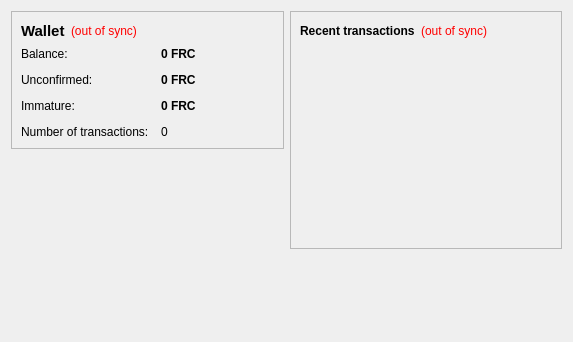
<?xml version="1.0" encoding="UTF-8"?>
<ui version="4.0">
 <class>OverviewPage</class>
 <widget class="QWidget" name="OverviewPage">
  <property name="geometry">
   <rect>
    <x>0</x>
    <y>0</y>
    <width>573</width>
    <height>342</height>
   </rect>
  </property>
  <property name="windowTitle">
   <string>Form</string>
  </property>
  <layout class="QHBoxLayout" name="horizontalLayout" stretch="1,1">
   <item>
    <layout class="QVBoxLayout" name="verticalLayout_2">
     <item>
      <widget class="QFrame" name="frame">
       <property name="frameShape">
        <enum>QFrame::StyledPanel</enum>
       </property>
       <property name="frameShadow">
        <enum>QFrame::Raised</enum>
       </property>
       <layout class="QVBoxLayout" name="verticalLayout_4">
        <item>
         <layout class="QHBoxLayout" name="horizontalLayout_4">
          <item>
           <widget class="QLabel" name="label_5">
            <property name="font">
             <font>
              <pointsize>11</pointsize>
              <weight>75</weight>
              <bold>true</bold>
             </font>
            </property>
            <property name="text">
             <string>Wallet</string>
            </property>
           </widget>
          </item>
          <item>
           <widget class="QLabel" name="labelWalletStatus">
            <property name="toolTip">
             <string>The displayed information may be out of date. Your wallet automatically synchronizes with the Invisibles network after a connection is established, but this process has not completed yet.</string>
            </property>
            <property name="styleSheet">
             <string notr="true">QLabel { color: red; }</string>
            </property>
            <property name="text">
             <string notr="true">(out of sync)</string>
            </property>
            <property name="alignment">
             <set>Qt::AlignLeading|Qt::AlignLeft|Qt::AlignVCenter</set>
            </property>
           </widget>
          </item>
          <item>
           <spacer name="horizontalSpacer_2">
            <property name="orientation">
             <enum>Qt::Horizontal</enum>
            </property>
            <property name="sizeHint" stdset="0">
             <size>
              <width>40</width>
              <height>20</height>
             </size>
            </property>
           </spacer>
          </item>
         </layout>
        </item>
        <item>
         <layout class="QFormLayout" name="formLayout_2">
          <property name="fieldGrowthPolicy">
           <enum>QFormLayout::AllNonFixedFieldsGrow</enum>
          </property>
          <property name="horizontalSpacing">
           <number>12</number>
          </property>
          <property name="verticalSpacing">
           <number>12</number>
          </property>
          <item row="0" column="0">
           <widget class="QLabel" name="label">
            <property name="text">
             <string>Balance:</string>
            </property>
           </widget>
          </item>
          <item row="0" column="1">
           <widget class="QLabel" name="labelBalance">
            <property name="font">
             <font>
              <weight>75</weight>
              <bold>true</bold>
             </font>
            </property>
            <property name="cursor">
             <cursorShape>IBeamCursor</cursorShape>
            </property>
            <property name="toolTip">
             <string>Your current balance</string>
            </property>
            <property name="text">
             <string notr="true">0 FRC</string>
            </property>
            <property name="textInteractionFlags">
             <set>Qt::LinksAccessibleByMouse|Qt::TextSelectableByKeyboard|Qt::TextSelectableByMouse</set>
            </property>
           </widget>
          </item>
          <item row="1" column="0">
           <widget class="QLabel" name="label_3">
            <property name="text">
             <string>Unconfirmed:</string>
            </property>
           </widget>
          </item>
          <item row="1" column="1">
           <widget class="QLabel" name="labelUnconfirmed">
            <property name="font">
             <font>
              <weight>75</weight>
              <bold>true</bold>
             </font>
            </property>
            <property name="cursor">
             <cursorShape>IBeamCursor</cursorShape>
            </property>
            <property name="toolTip">
             <string>Total of transactions that have yet to be confirmed, and do not yet count toward the current balance</string>
            </property>
            <property name="text">
             <string notr="true">0 FRC</string>
            </property>
            <property name="textInteractionFlags">
             <set>Qt::LinksAccessibleByMouse|Qt::TextSelectableByKeyboard|Qt::TextSelectableByMouse</set>
            </property>
           </widget>
          </item>
          <item row="3" column="0">
           <widget class="QLabel" name="label_2">
            <property name="text">
             <string>Number of transactions:</string>
            </property>
           </widget>
          </item>
          <item row="3" column="1">
           <widget class="QLabel" name="labelNumTransactions">
            <property name="toolTip">
             <string>Total number of transactions in wallet</string>
            </property>
            <property name="text">
             <string notr="true">0</string>
            </property>
           </widget>
          </item>
          <item row="2" column="0">
           <widget class="QLabel" name="labelImmatureText">
            <property name="text">
             <string>Immature:</string>
            </property>
           </widget>
          </item>
          <item row="2" column="1">
           <widget class="QLabel" name="labelImmature">
            <property name="font">
             <font>
              <weight>75</weight>
              <bold>true</bold>
             </font>
            </property>
            <property name="toolTip">
             <string>Mined balance that has not yet matured</string>
            </property>
            <property name="text">
             <string notr="true">0 FRC</string>
            </property>
            <property name="textInteractionFlags">
             <set>Qt::LinksAccessibleByMouse|Qt::TextSelectableByKeyboard|Qt::TextSelectableByMouse</set>
            </property>
           </widget>
          </item>
         </layout>
        </item>
       </layout>
      </widget>
     </item>
     <item>
      <spacer name="verticalSpacer">
       <property name="orientation">
        <enum>Qt::Vertical</enum>
       </property>
       <property name="sizeHint" stdset="0">
        <size>
         <width>20</width>
         <height>40</height>
        </size>
       </property>
      </spacer>
     </item>
    </layout>
   </item>
   <item>
    <layout class="QVBoxLayout" name="verticalLayout_3">
     <item>
      <widget class="QFrame" name="frame_2">
       <property name="frameShape">
        <enum>QFrame::StyledPanel</enum>
       </property>
       <property name="frameShadow">
        <enum>QFrame::Raised</enum>
       </property>
       <layout class="QVBoxLayout" name="verticalLayout">
        <item>
         <layout class="QHBoxLayout" name="horizontalLayout_2">
          <item>
           <widget class="QLabel" name="label_4">
            <property name="text">
             <string>&lt;b&gt;Recent transactions&lt;/b&gt;</string>
            </property>
           </widget>
          </item>
          <item>
           <widget class="QLabel" name="labelTransactionsStatus">
            <property name="toolTip">
             <string>The displayed information may be out of date. Your wallet automatically synchronizes with the Invisibles network after a connection is established, but this process has not completed yet.</string>
            </property>
            <property name="styleSheet">
             <string notr="true">QLabel { color: red; }</string>
            </property>
            <property name="text">
             <string notr="true">(out of sync)</string>
            </property>
            <property name="alignment">
             <set>Qt::AlignRight|Qt::AlignTrailing|Qt::AlignVCenter</set>
            </property>
           </widget>
          </item>
          <item>
           <spacer name="horizontalSpacer">
            <property name="orientation">
             <enum>Qt::Horizontal</enum>
            </property>
            <property name="sizeHint" stdset="0">
             <size>
              <width>40</width>
              <height>20</height>
             </size>
            </property>
           </spacer>
          </item>
         </layout>
        </item>
        <item>
         <widget class="QListView" name="listTransactions">
          <property name="styleSheet">
           <string notr="true">QListView { background: transparent; }</string>
          </property>
          <property name="frameShape">
           <enum>QFrame::NoFrame</enum>
          </property>
          <property name="verticalScrollBarPolicy">
           <enum>Qt::ScrollBarAlwaysOff</enum>
          </property>
          <property name="horizontalScrollBarPolicy">
           <enum>Qt::ScrollBarAlwaysOff</enum>
          </property>
          <property name="selectionMode">
           <enum>QAbstractItemView::NoSelection</enum>
          </property>
         </widget>
        </item>
       </layout>
      </widget>
     </item>
     <item>
      <spacer name="verticalSpacer_2">
       <property name="orientation">
        <enum>Qt::Vertical</enum>
       </property>
       <property name="sizeHint" stdset="0">
        <size>
         <width>20</width>
         <height>40</height>
        </size>
       </property>
      </spacer>
     </item>
    </layout>
   </item>
  </layout>
 </widget>
 <resources/>
 <connections/>
</ui>
